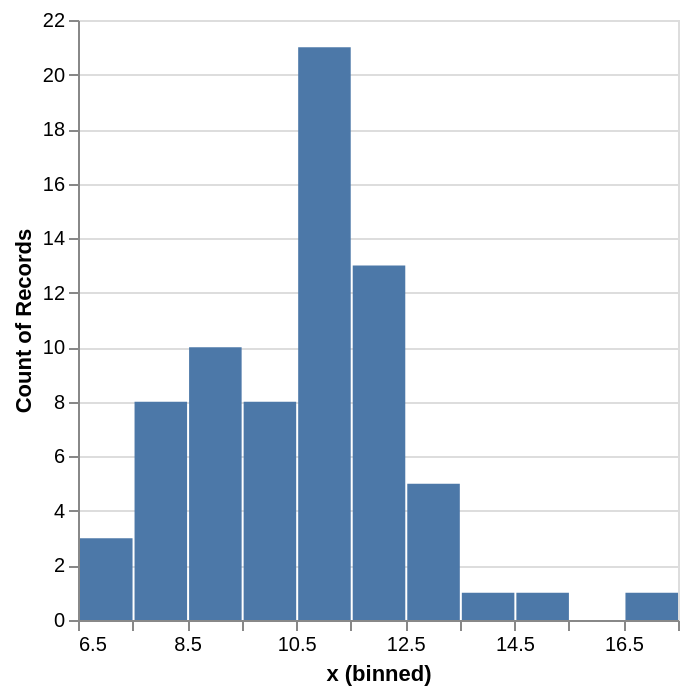

Write the Vega-Lite specification saved for this chart.
### Vega-Lite specification from a JSON file in a GitHub repository (floating-point values rounded to 4 significant figures)
{"$schema": "https://vega.github.io/schema/vega-lite/v5.json", "data": {"values": [{"x": 10.6}, {"x": 12.1}, {"x": 9.4}, {"x": 11.5}, {"x": 12.6}, {"x": 10.7}, {"x": 11.6}, {"x": 7.7}, {"x": 12}, {"x": 10.6}, {"x": 16.5}, {"x": 8.7}, {"x": 7.6}, {"x": 10.2}, {"x": 10}, {"x": 9.8}, {"x": 11}, {"x": 9}, {"x": 10.4}, {"x": 11.6}, {"x": 11.2}, {"x": 11.1}, {"x": 11.7}, {"x": 12.1}, {"x": 9.9}, {"x": 8.9}, {"x": 10.9}, {"x": 14.6}, {"x": 11.4}, {"x": 12.1}, {"x": 12.2}, {"x": 11.3}, {"x": 13.1}, {"x": 14.3}, {"x": 9.8}, {"x": 12.7}, {"x": 9.2}, {"x": 8.7}, {"x": 11.3}, {"x": 6.5}, {"x": 11.1}, {"x": 8.9}, {"x": 11.8}, {"x": 10.5}, {"x": 12.8}, {"x": 11.1}, {"x": 11.2}, {"x": 7}, {"x": 12.4}, {"x": 11.3}, {"x": 8.3}, {"x": 12.4}, {"x": 12.1}, {"x": 9.4}, {"x": 8.6}, {"x": 11.1}, {"x": 8.9}, {"x": 8.4}, {"x": 10.5}, {"x": 9.9}, {"x": 6.5}, {"x": 8.2}, {"x": 12.7}, {"x": 7.7}, {"x": 11.1}, {"x": 8.1}, {"x": 8.1}, {"x": 10.7}, {"x": 9.8}, {"x": 11.2}, {"x": 11.2}]}, "encoding": {"x": {"bin": {"anchor": 0.5}, "field": "x", "type": "quantitative"}, "y": {"aggregate": "count", "type": "quantitative"}}, "mark": "bar", "width": 300}
